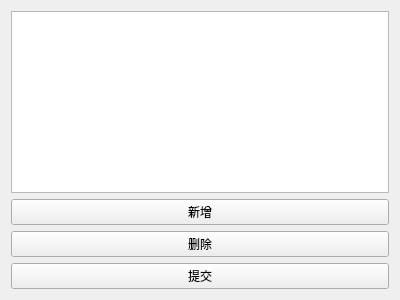
<?xml version="1.0" encoding="UTF-8"?>
<ui version="4.0">
 <class>FormBerthConfig</class>
 <widget class="QWidget" name="FormBerthConfig">
  <property name="geometry">
   <rect>
    <x>0</x>
    <y>0</y>
    <width>400</width>
    <height>300</height>
   </rect>
  </property>
  <property name="windowTitle">
   <string>Form</string>
  </property>
  <layout class="QVBoxLayout" name="verticalLayout">
   <item>
    <widget class="QTableView" name="tableView"/>
   </item>
   <item>
    <widget class="QPushButton" name="insertButton">
     <property name="text">
      <string>新增</string>
     </property>
    </widget>
   </item>
   <item>
    <widget class="QPushButton" name="deleteButton">
     <property name="text">
      <string>删除</string>
     </property>
    </widget>
   </item>
   <item>
    <widget class="QPushButton" name="submitButton">
     <property name="text">
      <string>提交</string>
     </property>
    </widget>
   </item>
  </layout>
 </widget>
 <resources/>
 <connections/>
</ui>
